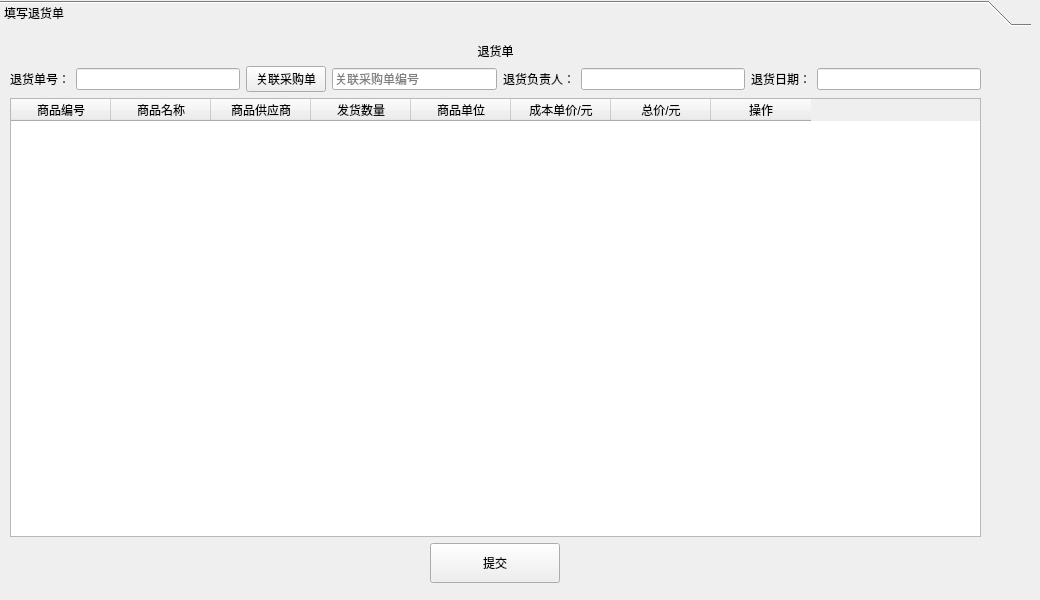
       <widget class="QWidget" name="returns">
        <attribute name="icon">
         <iconset resource="../main.qrc">
          <normaloff>:/img/resource/dispatch_management.png</normaloff>:/img/resource/dispatch_management.png</iconset>
        </attribute>
        <attribute name="title">
         <string>退货管理</string>
        </attribute>
        <widget class="QToolBox" name="Box_returns">
         <property name="geometry">
          <rect>
           <x>0</x>
           <y>0</y>
           <width>1031</width>
           <height>591</height>
          </rect>
         </property>
         <property name="currentIndex">
          <number>0</number>
         </property>
         <widget class="QWidget" name="tb_returns">
          <property name="geometry">
           <rect>
            <x>0</x>
            <y>0</y>
            <width>1031</width>
            <height>556</height>
           </rect>
          </property>
          <attribute name="icon">
           <iconset resource="../main.qrc">
            <normaloff>:/img/resource/write.png</normaloff>:/img/resource/write.png</iconset>
          </attribute>
          <attribute name="label">
           <string>填写退货单</string>
          </attribute>
          <widget class="QWidget" name="layoutWidget_3">
           <property name="geometry">
            <rect>
             <x>10</x>
             <y>10</y>
             <width>971</width>
             <height>541</height>
            </rect>
           </property>
           <layout class="QVBoxLayout" name="verticalLayout_4">
            <item>
             <widget class="QLabel" name="label_17">
              <property name="text">
               <string>退货单</string>
              </property>
              <property name="alignment">
               <set>Qt::AlignCenter</set>
              </property>
             </widget>
            </item>
            <item>
             <layout class="QHBoxLayout" name="horizontalLayout_6">
              <item>
               <widget class="QLabel" name="label_18">
                <property name="text">
                 <string>退货单号：</string>
                </property>
                <property name="alignment">
                 <set>Qt::AlignCenter</set>
                </property>
               </widget>
              </item>
              <item>
               <widget class="QLineEdit" name="return_id_return">
                <property name="focusPolicy">
                 <enum>Qt::NoFocus</enum>
                </property>
               </widget>
              </item>
              <item>
               <widget class="QPushButton" name="linkbutton_return">
                <property name="text">
                 <string>关联采购单</string>
                </property>
               </widget>
              </item>
              <item>
               <widget class="QLineEdit" name="order_id_2">
                <property name="focusPolicy">
                 <enum>Qt::NoFocus</enum>
                </property>
                <property name="text">
                 <string/>
                </property>
                <property name="placeholderText">
                 <string>关联采购单编号</string>
                </property>
               </widget>
              </item>
              <item>
               <widget class="QLabel" name="label_19">
                <property name="text">
                 <string>退货负责人：</string>
                </property>
                <property name="alignment">
                 <set>Qt::AlignCenter</set>
                </property>
               </widget>
              </item>
              <item>
               <widget class="QLineEdit" name="employee_name_2">
                <property name="focusPolicy">
                 <enum>Qt::NoFocus</enum>
                </property>
               </widget>
              </item>
              <item>
               <widget class="QLabel" name="label_20">
                <property name="text">
                 <string>退货日期：</string>
                </property>
                <property name="alignment">
                 <set>Qt::AlignCenter</set>
                </property>
               </widget>
              </item>
              <item>
               <widget class="QLineEdit" name="lineEdit_18">
                <property name="focusPolicy">
                 <enum>Qt::NoFocus</enum>
                </property>
               </widget>
              </item>
             </layout>
            </item>
            <item>
             <widget class="QTableWidget" name="table_return">
              <property name="styleSheet">
               <string notr="true">QHeaderView::section {background-color:#008CBA ; /* 蓝色 */
                                                                color: WHITE;
                                                                };
                                                                text-align : center;</string>
              </property>
              <property name="editTriggers">
               <set>QAbstractItemView::NoEditTriggers</set>
              </property>
              <column>
               <property name="text">
                <string>商品编号</string>
               </property>
              </column>
              <column>
               <property name="text">
                <string>商品名称</string>
               </property>
              </column>
              <column>
               <property name="text">
                <string>商品供应商</string>
               </property>
              </column>
              <column>
               <property name="text">
                <string>发货数量</string>
               </property>
              </column>
              <column>
               <property name="text">
                <string>商品单位</string>
               </property>
              </column>
              <column>
               <property name="text">
                <string>成本单价/元</string>
               </property>
              </column>
              <column>
               <property name="text">
                <string>总价/元</string>
               </property>
              </column>
              <column>
               <property name="text">
                <string>操作</string>
               </property>
              </column>
             </widget>
            </item>
            <item>
             <layout class="QHBoxLayout" name="horizontalLayout_19">
              <item>
               <widget class="QPushButton" name="return_button">
                <property name="minimumSize">
                 <size>
                  <width>130</width>
                  <height>40</height>
                 </size>
                </property>
                <property name="maximumSize">
                 <size>
                  <width>100</width>
                  <height>16777215</height>
                 </size>
                </property>
                <property name="text">
                 <string>提交</string>
                </property>
               </widget>
              </item>
             </layout>
            </item>
           </layout>
          </widget>
         </widget>
        </widget>
       </widget>
